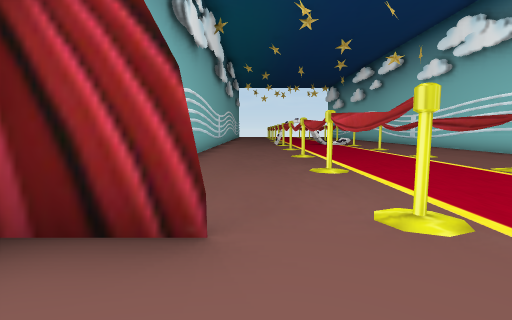
[1] (above)

17 first-person views from a walk through a Unity game level. The camera is 1.4 m above the floor, tilts 6° down and sees 85° across. The floor is counted in squares, 2 m on a side. Each view is taken from the middle of a square. On the plan, view 1 faces up. The plan holds only what a view shows up to about 9 squares ahead; the rest is blank. The place goes on beyond the plan. The player is left out. Some animated figures are not drawn.

[2]
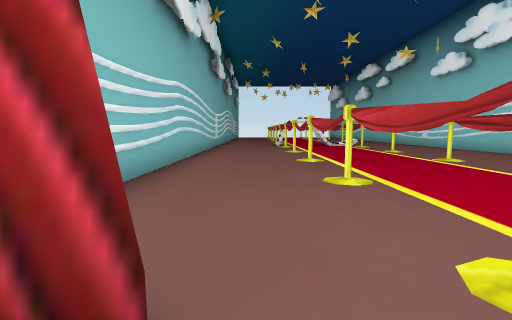

[3]
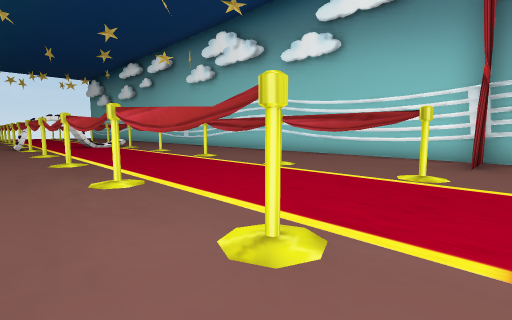

[4]
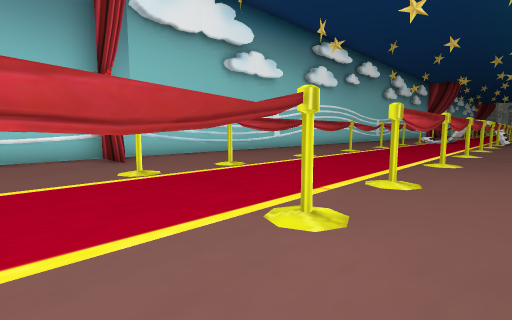

[5]
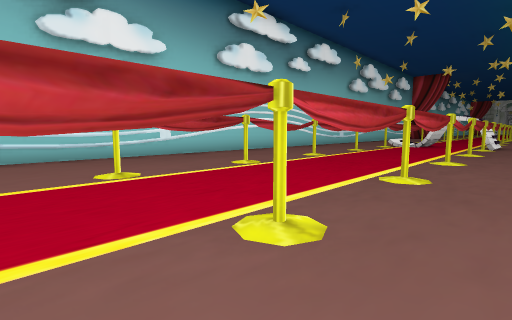

[6]
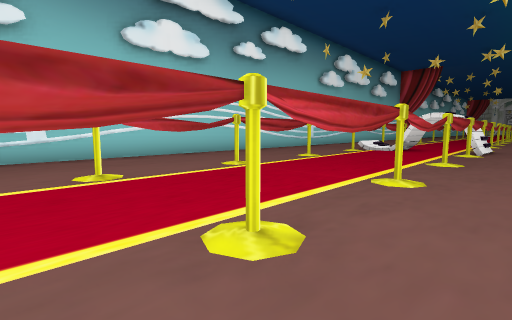

[7]
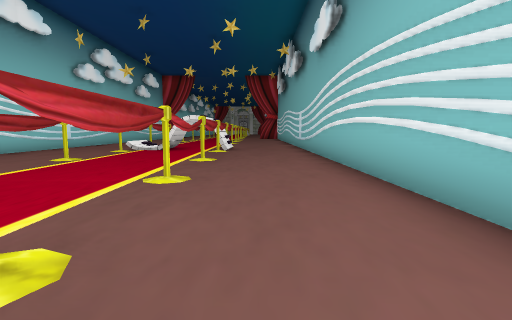

[8]
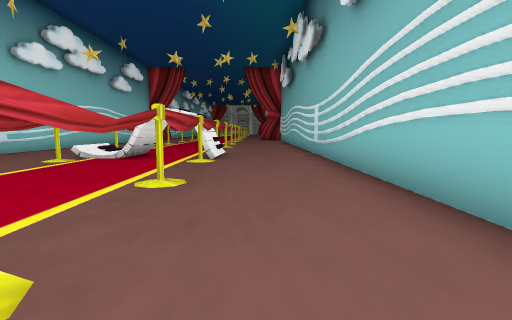

[9]
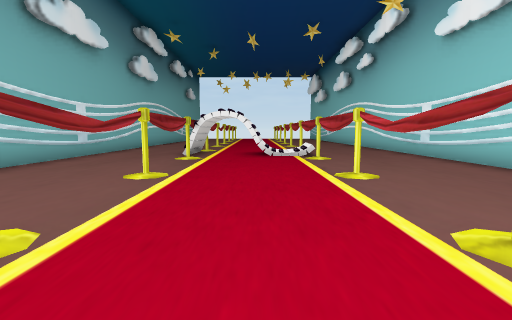

[10]
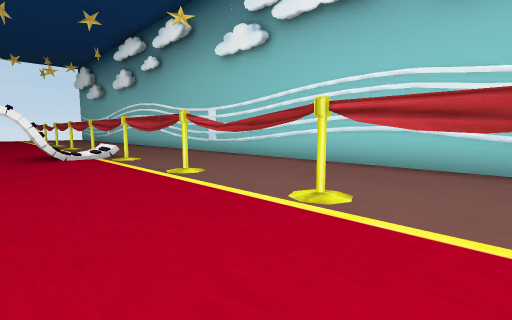

[11]
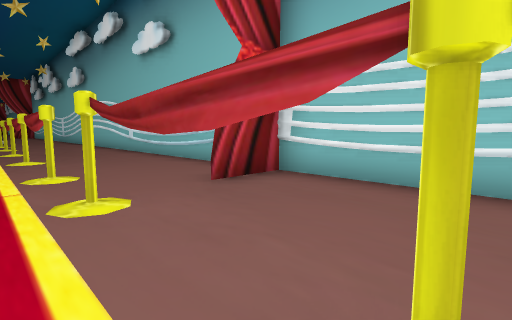

[12]
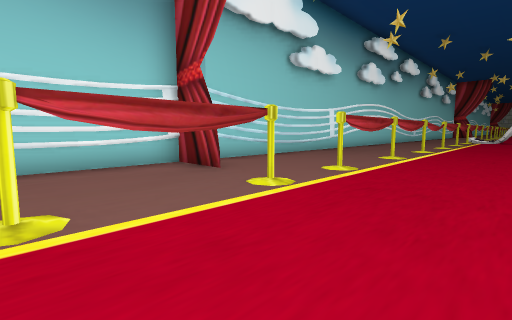

[13]
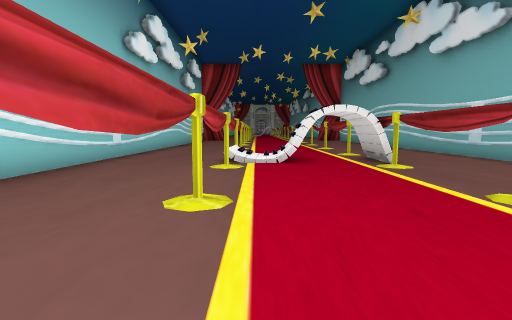

[14]
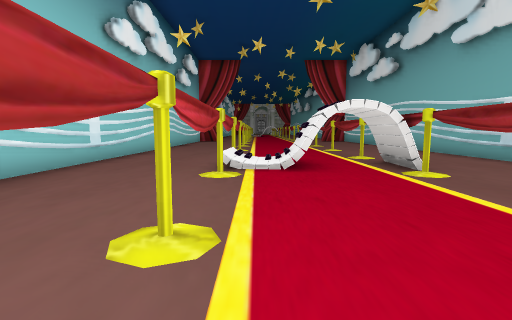

[15]
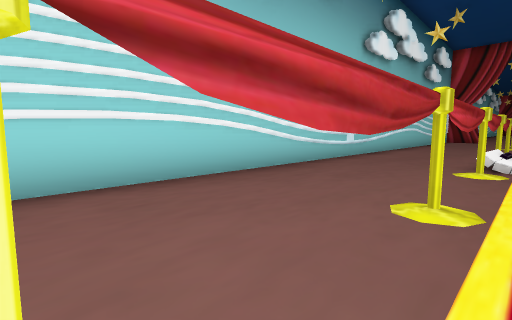

[16]
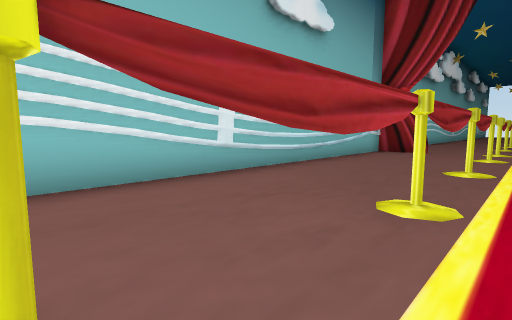

[17]
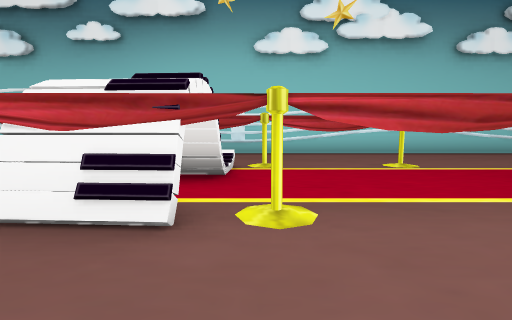

### Floor plan
Key: @ floor where view 1 was taken; # wall or solid block; x gap in a wall; . floor; / step, stairs or slope; T thing the floor can be seen under or through; O other object.
Columns run from 2 left of view 1 to 8 right of it. Each row starts with its distance up from view 1.
 15 #..O.O#...#
 14 #..O.O/...#
 13 #..x...T..#
 12 #..#...T..#
 11 #..#...T..#
 10 #..x...x..#
  9 #..x...x..#
  8 #..x...x..#
  7 #..x...x..#
  6 #..#...#..#
  5 #..x...x..#
  4 #..#...T..#
  3 #..#...T..#
  2 ##.......##
  1 #.........#
  0 #.@#...T..#
 -1 #..#...T..#
 -2 #..x...x..#
 -3 #..x...x..#
 -4 #..#...#..#
 -5 #..x...x..#
 -6 #..#...T..#
 -7 #..#...T..#
 -8 #..x...x..#
 -9 #..#...T..#
-10 #..x...T..#
-11 #..x...x..#
-12 #..#...T..#
-13 #..x...T..#
-14 #..O.O/...#
-15 #..O.O ...#
-16 #..x...T..#
-17 #..#...T..#
-18 # .#...T..#

Positions as (right, up) in squares from view 1, and headings:
1: (0, 0), facing up
2: (0, 1), facing up
3: (0, 1), facing up-right
4: (0, 4), facing down-right
5: (0, -1), facing down-right
6: (0, -4), facing down-right
7: (0, -4), facing down
8: (0, -7), facing down
9: (3, 6), facing up
10: (2, 6), facing up-right
11: (2, 5), facing down-left
12: (2, 5), facing down-right
13: (4, -8), facing down
14: (4, -9), facing down
15: (4, -8), facing down-right
16: (2, -8), facing up-left
17: (-1, -16), facing right
